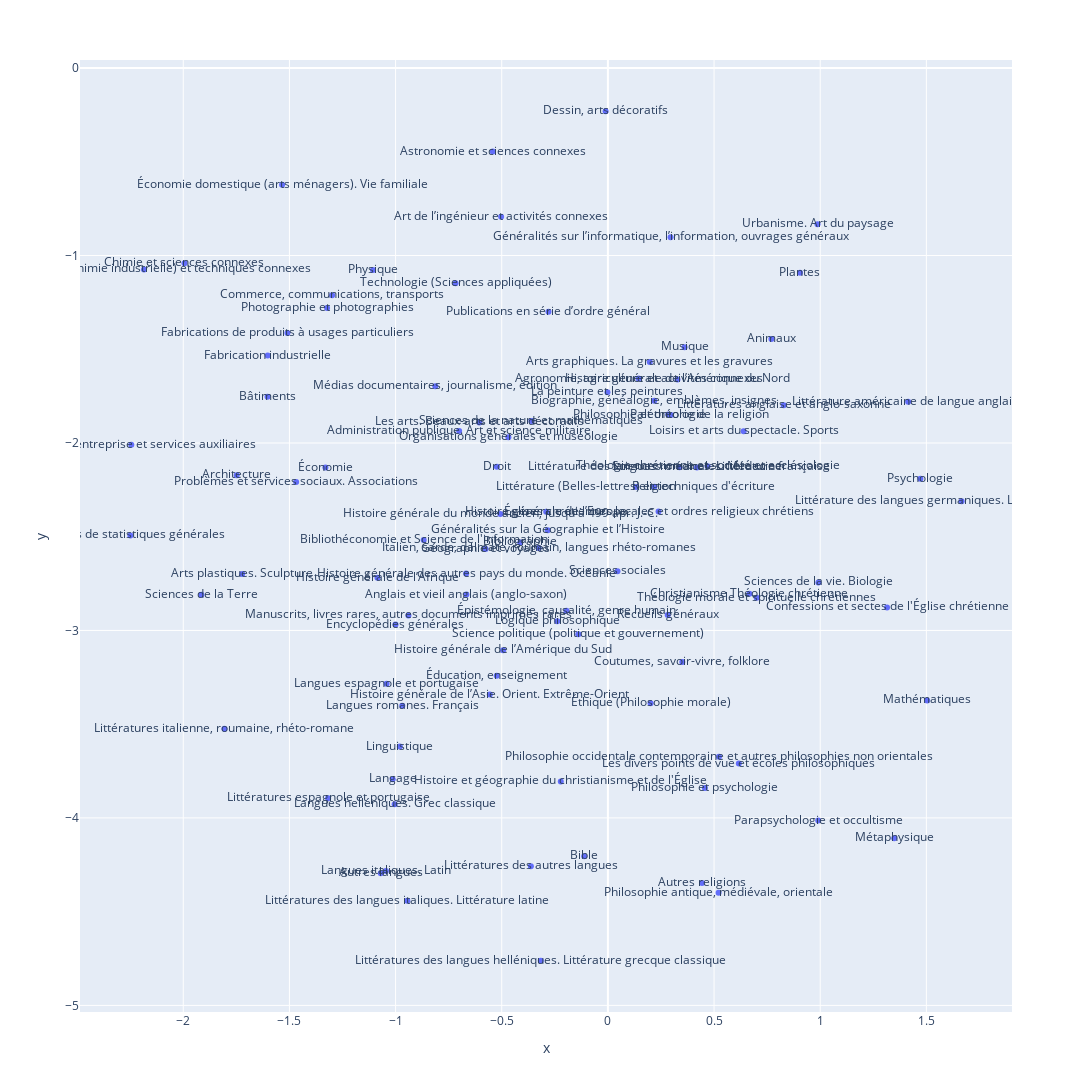

The notebook cell saved with this chart:
### Code cell
fig = px.scatter(x=df1['x'],y=df1['y'],text=df1.index, width=2000, height=2000)
fig.show()

### Figure 1 — Plotly figure (JSON) as saved in the notebook; plotly's stock layout.template omitted (floating-point values rounded to 4 significant figures)
{"data": [{"hovertemplate": "x=%{x}<br>y=%{y}<br>text=%{text}<extra></extra>", "legendgroup": "", "marker": {"color": "#636efa", "symbol": "circle"}, "mode": "markers+text", "name": "", "orientation": "v", "showlegend": false, "text": ["Droit", "Christianisme Théologie chrétienne", "Religion", "Loisirs et arts du spectacle. Sports", "Littérature des langues romanes. Littérature française", "Les arts. Beaux-arts et arts décoratifs", "Littérature (Belles-lettres) et techniques d'écriture", "Organisations générales et muséologie", "Bibliographie", "Littératures des langues helléniques. Littérature grecque classique", "Histoire générale du monde ancien, jusqu'à 499 apr. J.-C.", "Publications en série d’ordre général", "Médias documentaires, journalisme, édition", "Musique", "Encyclopédies générales", "Histoire générale de l’Europe", "Technologie (Sciences appliquées)", "Langues romanes. Français", "Géographie et voyages", "Commerce, communications, transports", "Économie", "Gestion de l'entreprise et services auxiliaires", "Administration publique. Art et science militaire", "Sciences de la nature et mathématiques", "Généralités sur la Géographie et l’Histoire", "Langues italiques. Latin", "Littératures des autres langues", "Philosophie antique, médiévale, orientale", "Recueils généraux", "Autres langues", "Philosophie et psychologie", "Sciences médicales. Médecine", "Biographie, généalogie, emblèmes, insignes", "La peinture et les peintures", "Histoire et géographie du christianisme et de l'Église", "Chimie et sciences connexes", "Autres religions", "Agronomie, agriculture et activités connexes", "Science politique (politique et gouvernement)", "Sciences sociales", "Philosophie occidentale contemporaine et autres philosophies non orientales", "Éducation, enseignement", "Histoire générale de l’Afrique", "Sciences de la Terre", "Animaux", "Bibliothéconomie et Science de l'information", "Littératures italienne, roumaine, rhéto-romane", "Littérature américaine de langue anglaise", "Plantes", "Arts plastiques. Sculpture", "Confessions et sectes de l'Église chrétienne", "Histoire générale de l’Asie. Orient. Extrême-Orient", "Églises chrétiennes locales et ordres religieux chrétiens", "Physique", "Art de l’ingénieur et activités connexes", "Sciences de la vie. Biologie", "Astronomie et sciences connexes", "Théologie chrétienne et société et ecclésiologie", "Bible", "Généralités sur l’informatique, l’information, ouvrages généraux", "Épistémologie, causalité, genre humain", "Coutumes, savoir-vivre, folklore", "Problèmes et services sociaux. Associations", "Linguistique", "Théologie morale et spirituelle chrétiennes", "Dessin, arts décoratifs", "Paléontologie", "Philosophie et théorie de la religion", "Langage", "Fabrications de produits à usages particuliers", "Métaphysique", "Littératures anglaise et anglo-saxonne", "Littératures des langues italiques. Littérature latine", "Mathématiques", "Psychologie", "Arts graphiques. La gravures et les gravures", "Recueils de statistiques générales", "Histoire générale de l’Amérique du Sud", "Fabrication industrielle", "Parapsychologie et occultisme", "Architecture", "Urbanisme. Art du paysage", "Photographie et photographies", "Économie domestique (arts ménagers). Vie familiale", "Manuscrits, livres rares, autres documents imprimés rares", "Éthique (Philosophie morale)", "Bâtiments", "Histoire générale de l’Amérique du Nord", "Les divers points de vue et écoles philosophiques", "Littérature des langues germaniques. Littérature allemande", "Langues helléniques. Grec classique", "Génie chimique (chimie industrielle) et techniques connexes", "Littératures espagnole et portugaise", "Logique philosophique", "Histoire générale des autres pays du monde. Océanie", "Anglais et vieil anglais (anglo-saxon)", "Italien, sarde, dalmate, roumain, langues rhéto-romanes", "Langues espagnole et portugaise"], "type": "scatter", "x": [-0.5228, 0.6667, 0.2189, 0.6393, 0.3372, -0.6057, 0.1322, -0.4688, -0.4126, -0.3161, -0.5068, -0.2799, -0.8128, 0.3612, -1.0, -0.2906, -0.7176, -0.9685, -0.5763, -1.299, -1.33, -2.245, -0.7006, -0.3599, -0.2834, -1.046, -0.3627, 0.5213, 0.2815, -1.07, 0.4568, 0.4194, 0.2183, -0.002155, -0.2219, -1.994, 0.4432, 0.1442, -0.1391, 0.04515, 0.5233, -0.5237, -1.085, -1.915, 0.7701, -0.8677, -1.806, 1.414, 0.9047, -1.722, 1.315, -0.5563, 0.2385, -1.106, -0.5028, 0.9915, -0.5425, 0.4695, -0.1116, 0.2951, -0.1952, 0.3505, -1.468, -0.9801, 0.7008, -0.01073, 0.2843, 0.2967, -1.014, -1.509, 1.349, 0.8278, -0.9445, 1.504, 1.472, 0.1971, -2.249, -0.4935, -1.602, 0.9907, -1.748, 0.9873, -1.323, -1.535, -0.9396, 0.2012, -1.603, 0.3275, 0.6165, 1.666, -1.004, -2.185, -1.318, -0.2384, -0.6678, -0.6666, -0.3264, -1.042], "xaxis": "x", "y": [-2.127, -2.804, -2.233, -1.937, -2.13, -1.891, -2.235, -1.969, -2.531, -4.761, -2.379, -1.3, -1.697, -1.489, -2.968, -2.367, -1.148, -3.402, -2.565, -1.212, -2.131, -2.01, -1.936, -1.883, -2.466, -4.283, -4.258, -4.399, -2.917, -4.295, -3.841, -2.13, -1.775, -1.73, -3.805, -1.041, -4.347, -1.656, -3.02, -2.684, -3.673, -3.241, -2.719, -2.81, -1.445, -2.517, -3.524, -1.781, -1.092, -2.699, -2.877, -3.342, -2.366, -1.077, -0.7928, -2.744, -0.4454, -2.124, -4.205, -0.9024, -2.894, -3.169, -2.209, -3.619, -2.826, -0.2312, -1.848, -1.851, -3.794, -1.413, -4.109, -1.799, -4.442, -3.373, -2.191, -1.568, -2.493, -3.106, -1.534, -4.014, -2.173, -0.8333, -1.28, -0.6225, -2.92, -3.388, -1.754, -1.661, -3.71, -2.31, -3.926, -1.074, -3.895, -2.951, -2.697, -2.809, -2.56, -3.284], "yaxis": "y"}], "layout": {"height": 2000, "legend": {"tracegroupgap": 0}, "margin": {"t": 60}, "width": 2000, "xaxis": {"anchor": "y", "autorange": true, "domain": [0, 1], "range": [-2.477, 1.894], "title": {"text": "x"}, "type": "linear"}, "yaxis": {"anchor": "x", "autorange": true, "domain": [0, 1], "range": [-5.024, 0.03185], "title": {"text": "y"}, "type": "linear"}}}
